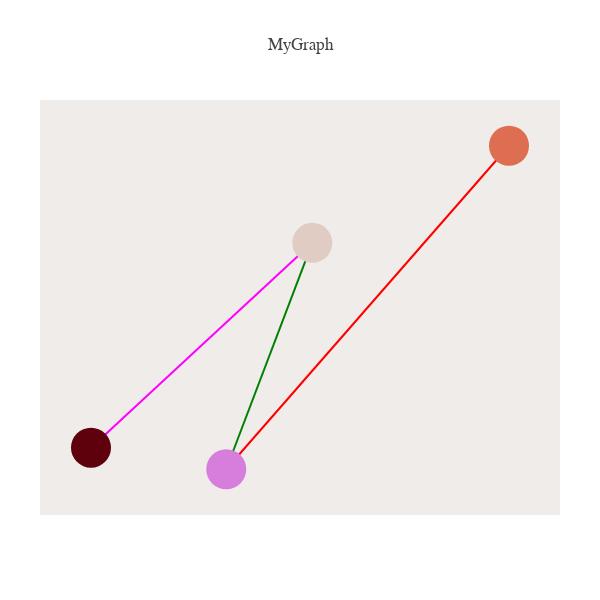

Source (notebook cell):
### Code cell
edges=np.array([(2,3), (3, 1), (1, 0)], dtype=np.uint8)
nodes_loc=np.array([[0.3, 0.7], [1.2, 2.6], [2, 3.5], [0.85, 0.5]])
colors_nodes = ['red', 'green', 'magenta','blue']
colors_nodes = ['rgb(94.31487889273357, 0.8304498269896191, 11.91349480968858)',
                'rgb(224.41868512110727, 203.9688581314879, 194.3252595155709)',
                'rgb(221.8719723183391, 109.58477508650519, 81.34948096885815)','rgb(215.3,125.4,220.453452)']

colors=['red', 'green', 'magenta']
nodes=dict(type='scatter',
           x=nodes_loc[:,0],
           y=nodes_loc[:,1],
           mode='markers',
           marker=dict(size=40, color=colors_nodes))

edges_list=[ dict(type='scatter',
             x=[nodes_loc[e[0]][0], nodes_loc[e[1]][0]],
             y=[nodes_loc[e[0]][1], nodes_loc[e[1]][1]],
              mode='lines',
              line=dict(width=2, color=colors[k]))  for k, e in enumerate(edges)]
axis = dict(showline = False,
            zeroline = False,
            showgrid = False,
            showticklabels = False,
            title = ''
            )
layout = dict(title = 'MyGraph',
            font = dict(family = 'Balto'),
            width=600,
            height=600,
            autosize=False,
            showlegend=False,
            xaxis=axis,
            yaxis=axis,
            margin=dict(
                        l=40,
                        r=40,
                        b=85,
                        t=100,
                        pad=0,
                        ),
            hovermode='closest',
            plot_bgcolor='#efecea', #set background color            
            )
data=edges_list+[nodes]
fig=dict(data=data, layout=layout)
iplot(fig)

### Figure 1 — Plotly figure (JSON) as saved in the notebook; plotly's stock layout.template omitted (floating-point values rounded to 4 significant figures)
{"data": [{"line": {"color": "red", "width": 2}, "mode": "lines", "type": "scatter", "x": [2, 0.85], "y": [3.5, 0.5]}, {"line": {"color": "green", "width": 2}, "mode": "lines", "type": "scatter", "x": [0.85, 1.2], "y": [0.5, 2.6]}, {"line": {"color": "magenta", "width": 2}, "mode": "lines", "type": "scatter", "x": [1.2, 0.3], "y": [2.6, 0.7]}, {"marker": {"color": ["rgb(94.31487889273357, 0.8304498269896191, 11.91349480968858)", "rgb(224.41868512110727, 203.9688581314879, 194.3252595155709)", "rgb(221.8719723183391, 109.58477508650519, 81.34948096885815)", "rgb(215.3,125.4,220.453452)"], "size": 40}, "mode": "markers", "type": "scatter", "x": [0.3, 1.2, 2, 0.85], "y": [0.7, 2.6, 3.5, 0.5]}], "layout": {"autosize": false, "font": {"family": "Balto"}, "height": 600, "hovermode": "closest", "margin": {"b": 85, "l": 40, "pad": 0, "r": 40, "t": 100}, "plot_bgcolor": "#efecea", "showlegend": false, "title": "MyGraph", "width": 600, "xaxis": {"showgrid": false, "showline": false, "showticklabels": false, "title": "", "zeroline": false}, "yaxis": {"showgrid": false, "showline": false, "showticklabels": false, "title": "", "zeroline": false}}}
